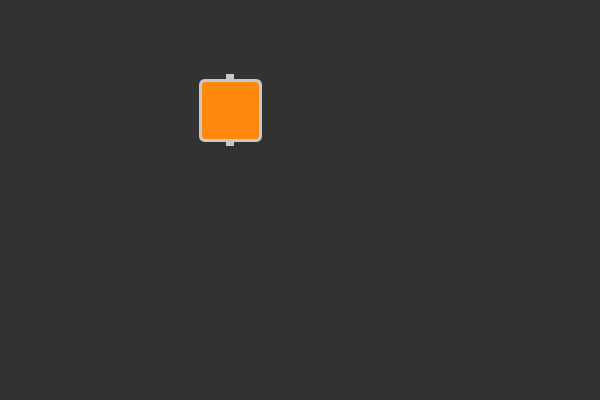
Frame 1 (no input)
Frame 60 (the mouse pressed at the canvas centre just before this capture): identical to frame 1, image omitted
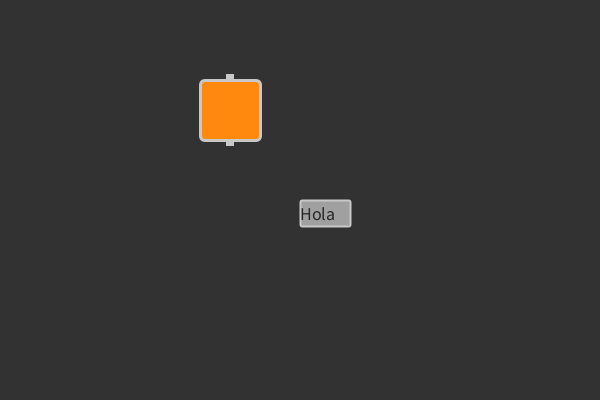
Frame 120 (the mouse held since frame 60 and released just before this capture)

The Processing sketch that drew these frames (run headless with seeded random() and noise(); from frame 60 on, the mouse is pressed at the canvas centre):

// Processing sketch: colores
// ── colores.pde
ArrayList<Componente> componentes; 

void setup() {
  size(600, 400);
  componentes = new ArrayList<Componente>();
  componentes.add(new ColorView(200, 80, color(255, 136, 15)));
}

void draw() {
  background(50);
  for (int i = 0; i<componentes.size(); i++){
    Componente aux = componentes.get(i);
    aux.act();
    aux.dibujar();
  }
}

void mousePressed(){
  componentes.add(new Box(mouseX,mouseY));
}

class Componente {
  boolean edit, select, eliminar;
  float x, y, w, h;
  void act() {
  }
  void dibujar() {
  }
}

class Box extends Componente {
  String text; 
  Box(float x, float y){
    this.x = x; 
    this.y = y;
    text = "Hola";
    w = 50;
    h = 26;
    edit = false;
    eliminar = false; 
  }
  void act() {
    if(mouseX >= x && mouseX < x +w && mouseY >= y && mouseY < y+h){
      /*if(e.click){

      }*/
    }
  }
  void dibujar() {
    strokeWeight(2);
    stroke(200);
    fill(160);
    rect(x,y,w,h,2);
    fill(40);
    textAlign(LEFT, CENTER);
    textSize(18);
    text(text, x, y, w, h);
  }
}

class ColorView extends Componente {
  color col;
  Componente in, out;
  ColorView(float x, float y, color col) {
    this.x = x;
    this.y = y;
    this.col = col;
    w = h = 60;
  }
  void act() {
  }
  void dibujar() {
    stroke(200);
    strokeWeight(3);
    fill(col);
    rect(x, y, w, h, 5);
    noStroke();
    fill(200);
    rect(x+w/2-4,y-6,8,6);
    rect(x+w/2-4,y+h,8,6);
  }
}
